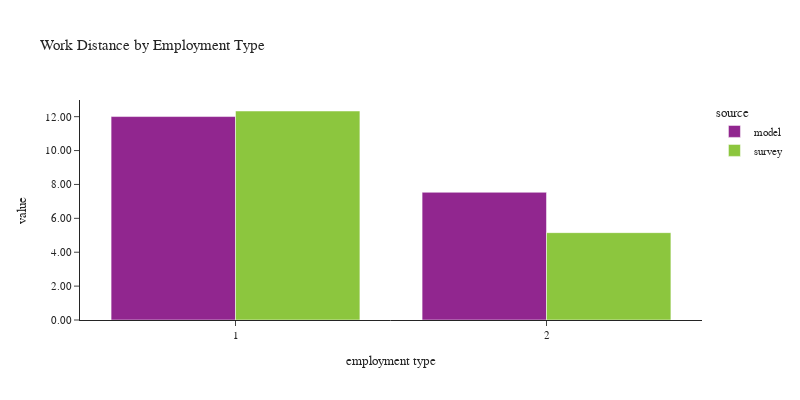

Notebook code for this chart:
### Code cell
plot_work_location(df_workers, 'pwtyp', 'Employment Type', 'employment type')

### Figure 1 — Plotly figure (JSON) as saved in the notebook; plotly's stock layout.template omitted (floating-point values rounded to 4 significant figures)
{"data": [{"alignmentgroup": "True", "customdata": [[1752959], [412773]], "hovertemplate": "source=model<br>pwtyp=%{x}<br>value=%{y}<br>sample count=%{customdata[0]}<extra></extra>", "legendgroup": "model", "marker": {"color": "#91268F", "pattern": {"shape": ""}}, "name": "model", "offsetgroup": "model", "orientation": "v", "showlegend": true, "textposition": "auto", "type": "bar", "x": [1, 2], "xaxis": "x", "y": [12.01, 7.537], "yaxis": "y"}, {"alignmentgroup": "True", "customdata": [[1371], [221]], "hovertemplate": "source=survey<br>pwtyp=%{x}<br>value=%{y}<br>sample count=%{customdata[0]}<extra></extra>", "legendgroup": "survey", "marker": {"color": "#8CC63E", "pattern": {"shape": ""}}, "name": "survey", "offsetgroup": "survey", "orientation": "v", "showlegend": true, "textposition": "auto", "type": "bar", "x": [1, 2], "xaxis": "x", "y": [12.33, 5.155], "yaxis": "y"}], "layout": {"barmode": "group", "font": {"size": 11}, "height": 400, "legend": {"title": {"text": "source"}, "tracegroupgap": 0}, "title": {"text": "Work Distance by Employment Type"}, "width": 800, "xaxis": {"anchor": "y", "domain": [0.0, 1.0], "title": {"text": "employment type"}}, "yaxis": {"anchor": "x", "domain": [0.0, 1.0], "tickformat": ".2f", "title": {"text": "value"}}}}
